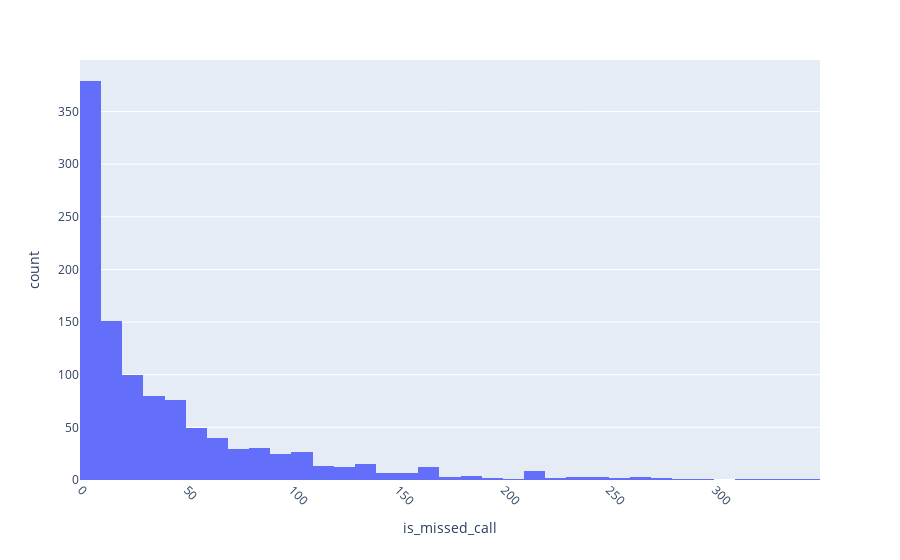

Notebook cell for this chart:
### Code cell
fig = px.histogram(missed_calls, x='is_missed_call', nbins=50)
fig.update_xaxes(tickangle=45)
fig.show()

### Figure 1 — Plotly figure (JSON) as saved in the notebook; plotly's stock layout.template omitted (floating-point values rounded to 4 significant figures; data arrays with more than 128 entries replaced by an {"elided": "..."} marker saying what was removed)
{"data": [{"alignmentgroup": "True", "bingroup": "x", "hovertemplate": "is_missed_call=%{x}<br>count=%{y}<extra></extra>", "legendgroup": "", "marker": {"color": "#636efa", "pattern": {"shape": ""}}, "name": "", "nbinsx": 50, "offsetgroup": "", "orientation": "v", "showlegend": false, "type": "histogram", "x": {"elided": "1092 int values"}, "xaxis": "x", "yaxis": "y"}], "layout": {"barmode": "relative", "legend": {"tracegroupgap": 0}, "margin": {"t": 60}, "xaxis": {"anchor": "y", "domain": [0, 1], "tickangle": 45, "title": {"text": "is_missed_call"}}, "yaxis": {"anchor": "x", "domain": [0, 1], "title": {"text": "count"}}}}
